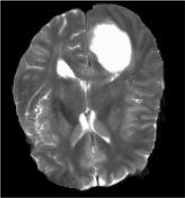
#> input picture testSamples/Sample1/t2.png, 185 x 198 px, found by its file name
$ python -i BrainTumour.py   (imports and definitions only)
#> lines starting #> are read from the running program, lines starting #| are printed output that depends on the picture
from tkinter import messagebox
from tkinter import *
from tkinter import simpledialog
import tkinter
from tkinter import simpledialog
from tkinter import filedialog
import numpy as np
from tkinter.filedialog import askopenfilename
import pickle
import os
import cv2
import matplotlib.pyplot as plt
from sklearn.model_selection import train_test_split
import h5py

# [4 lines of commented-out code are left out]

from tensorflow.keras.models import Model
from tensorflow.keras.models import model_from_json
from tensorflow.keras.layers import Input, Conv2D, MaxPooling2D, concatenate, Conv2DTranspose
from tensorflow.keras.optimizers import Adam

# from tensorflow.keras.models import Model, model_from_json


# [7 lines not run here, left out]

# [5 lines left out: function dice_coef, not called in this run]

def dice_coef_loss(y_true, y_pred):
    return -dice_coef(y_true, y_pred)

# [133 lines left out: functions getModel, uploadDataset, generateModel, getSegmentation, not called in this run]

def TumourSegmentation():
    global model
    filename = filedialog.askdirectory(initialdir="testSamples")
#> the answer given: .
    img = cv2.imread(str(filename)+'/t2.png',0)
#> img is the input picture: shape (198, 185); min 0, max 255, mean 71.4
    img = cv2.resize(img,(64,64), interpolation = cv2.INTER_CUBIC)
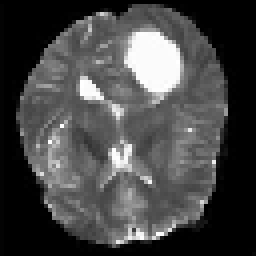
#> img: shape (64, 64) (shown 4 times larger); min 0, max 255, mean 70.2
    img = img.reshape(1,64,64,1)
    img = (img-127.0)/127.0
#> (the run stopped early here; a loop or call above may not have finished)
